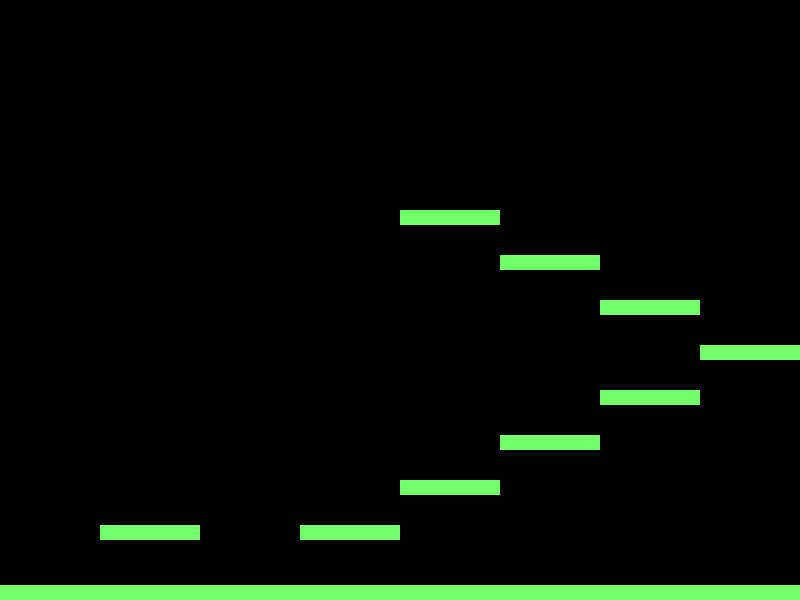

Below is a game level as drawn by its tile map, then a one-line description and the .tmx file that defines it, in full:
An orthogonal 8x40 tile map with 100x15 px tiles, 1 tile layer (Tile Layer 1).

<map version="1.2" tiledversion="1.3.1" orientation="orthogonal" renderorder="right-down" compressionlevel="0" width="8" height="40" tilewidth="100" tileheight="15" infinite="0" nextlayerid="2" nextobjectid="1">
 <editorsettings>
  <export format="csv" />
 </editorsettings>
 <tileset firstgid="1" source="Platform.tsx" />
 <layer id="1" name="Tile Layer 1" width="8" height="40">
  <data encoding="csv">
0,0,0,0,0,0,0,0,
0,0,0,0,0,0,0,0,
0,0,0,0,0,0,0,0,
0,0,0,0,0,0,0,0,
0,0,0,0,0,0,0,0,
0,0,0,0,0,0,0,0,
0,0,0,0,0,0,0,0,
0,0,0,0,0,0,0,0,
0,0,0,0,0,0,0,0,
0,0,0,0,0,0,0,0,
0,0,0,0,0,0,0,0,
0,0,0,0,0,0,0,0,
0,0,0,0,0,0,0,0,
0,0,0,0,0,0,0,0,
0,0,0,0,1,0,0,0,
0,0,0,0,0,0,0,0,
0,0,0,0,0,0,0,0,
0,0,0,0,0,1,0,0,
0,0,0,0,0,0,0,0,
0,0,0,0,0,0,0,0,
0,0,0,0,0,0,1,0,
0,0,0,0,0,0,0,0,
0,0,0,0,0,0,0,0,
0,0,0,0,0,0,0,1,
0,0,0,0,0,0,0,0,
0,0,0,0,0,0,0,0,
0,0,0,0,0,0,1,0,
0,0,0,0,0,0,0,0,
0,0,0,0,0,0,0,0,
0,0,0,0,0,1,0,0,
0,0,0,0,0,0,0,0,
0,0,0,0,0,0,0,0,
0,0,0,0,1,0,0,0,
0,0,0,0,0,0,0,0,
0,0,0,0,0,0,0,0,
0,1,0,1,0,0,0,0,
0,0,0,0,0,0,0,0,
0,0,0,0,0,0,0,0,
0,0,0,0,0,0,0,0,
1,1,1,1,1,1,1,1
</data>
 </layer>
</map>
